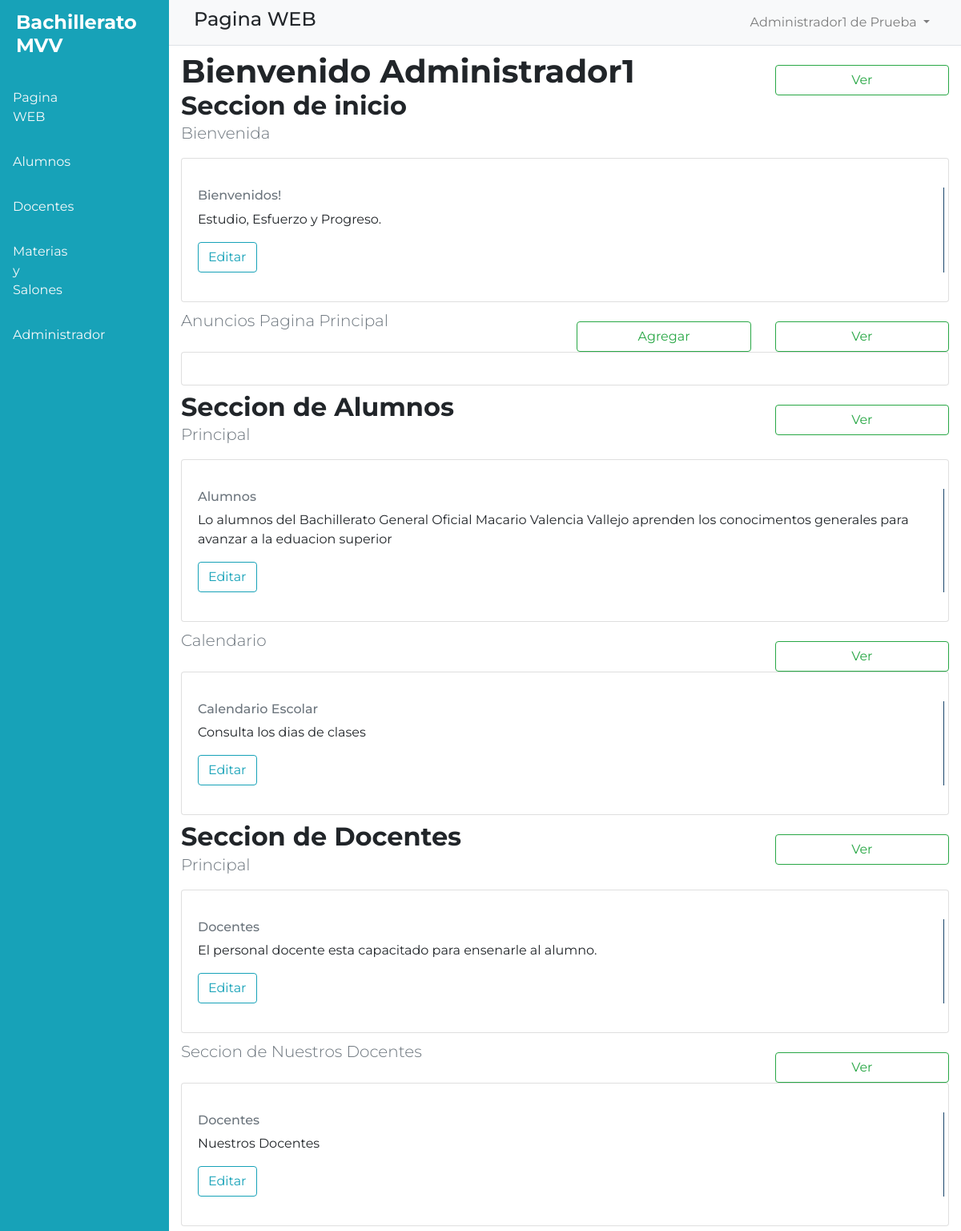
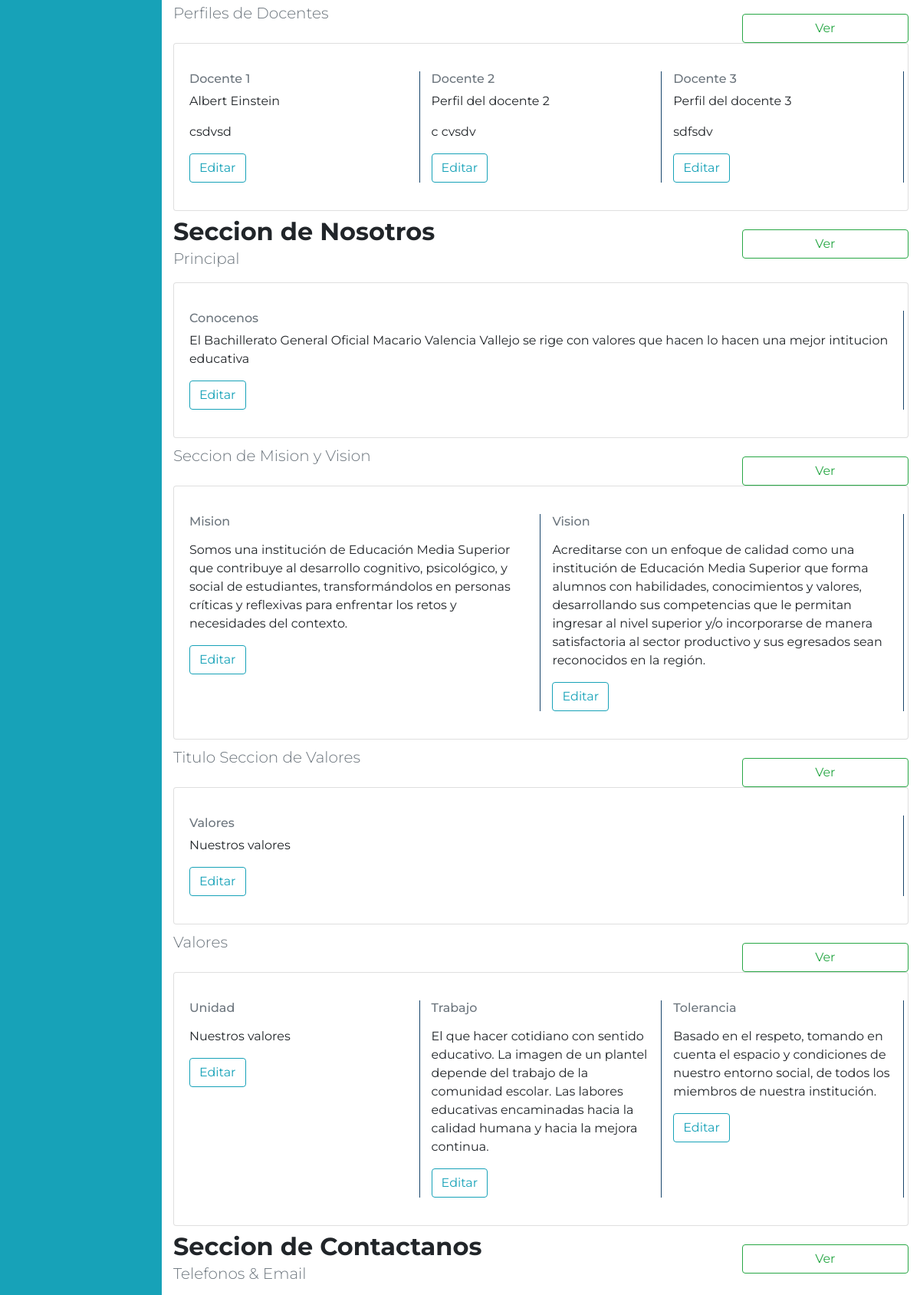
Page /portal-administrativo-web.php (signed in, upper part) on the committed database (2 pictures, top to bottom).
### tables this page shows
CREATE TABLE `secciones_principales` (
  `id` int(11) NOT NULL,
  `titulo` varchar(45) NOT NULL,
  `subtitulo` mediumtext DEFAULT NULL,
  `cuerpo` longtext DEFAULT NULL,
  `imagen` longblob DEFAULT NULL
);

### portal-administrativo-web.php (the view, shortened to what the rows shown need)
<?php include "TEMPLETES/dashboard-admin.php";
?>
      <div class="w-100">
        <div id="content">
           <section>
            <div class="container mt-2">
              <div class="row">
                <div class="col-lg-9">
                  <h1 class="font-weight-bold mb-0">Bienvenido <?php echo $_SESSION["nombre"];?></h1>
                  <h2 class="font-weight-bold mb-0">Seccion de inicio</h2>
                </div>
              </div>
            </div>
          </section>
          <section>
            <div class="container">
              <div class="card">
                <div class="card-body">
                  <div class="row">
                    <?php
                      include "CONF/conexion.php";
                      $sql=$conexion->query("SELECT * FROM secciones_principales WHERE id=1 ");
                      while($datos = $sql->fetch_object()){?>
                      <div class="col-lg-12 stat my-3">
                        <h6 class="text-muted"><?= $datos->titulo ?></h6>
                         <p><?= $datos->subtitulo ?></p>
                         <a href="./editar-seccion-home.php?id=1"><button class="btn btn-outline-info">Editar</button></a>
                      </div>
                      <?php
                      }
                      ?>
                  </div>
                </div>
              </div>
            </div>
          </section>
          <section>
            <div class="container mt-2">
              <div class="row">
                <div class="col-lg-9">
                  <h2 class="font-weight-bold mb-0">Seccion de Alumnos</h2>
                </div>
              </div>
            </div>
          </section>
          <section>
            <div class="container">
              <div class="card">
                <div class="card-body">
                  <div class="row">
                    <?php
                      include "CONF/conexion.php";
                      $sql=$conexion->query("SELECT * FROM secciones_principales WHERE id=2");
                      while($datos = $sql->fetch_object()){?>
                      <div class="col-lg-12 stat my-3">
                        <h6 class="text-muted"><?= $datos->titulo ?></h6>
                         <p><?= $datos->subtitulo ?></p>
                         <a href="./editar-seccion-home.php?id=2"><button class="btn btn-outline-info">Editar</button></a>
                      </div>
                      <?php
                      }
                      ?>
                  </div>
                </div>
              </div>
            </div>
          </section>
          <section>
            <div class="container">
              <div class="card">
                <div class="card-body">
                  <div class="row">
                    <?php
                      include "CONF/conexion.php";
                      $sql=$conexion->query("SELECT * FROM secciones_principales WHERE id=4");
                      while($datos = $sql->fetch_object()){?>
                      <div class="col-lg-12 stat my-3">
                        <h6 class="text-muted"><?= $datos->titulo ?></h6>
                         <p><?= $datos->subtitulo ?></p>
                         <a href="./editar-seccion-home.php?id=4"><button class="btn btn-outline-info">Editar</button></a>
                      </div>
                      <?php
                      }
                      ?>
                  </div>
                </div>
              </div>
            </div>
          </section>
          <section>
            <div class="container mt-2">
              <div class="row">
                <div class="col-lg-9">
                  <h2 class="font-weight-bold mb-0">Seccion de Docentes</h2>
                </div>
              </div>
            </div>
          </section>
          <section>
            <div class="container">
              <div class="card">
                <div class="card-body">
                  <div class="row">
                    <?php
                      include "CONF/conexion.php";
                      $sql=$conexion->query("SELECT * FROM secciones_principales WHERE id=3 ");
                      while($datos = $sql->fetch_object()){?>
                      <div class="col-lg-12 stat my-3">
                        <h6 class="text-muted"><?= $datos->titulo ?></h6>
                         <p><?= $datos->subtitulo ?></p>
                         <a href="./editar-seccion-home.php?id=3"><button class="btn btn-outline-info">Editar</button></a>
                      </div>
                      <?php
                      }
                      ?>
                  </div>
                </div>
              </div>
            </div>
          </section>
          <section>
            <div class="container">
              <div class="card">
                <div class="card-body">
                  <div class="row">
                    <?php
                      include "CONF/conexion.php";
                      $sql=$conexion->query("SELECT * FROM secciones_principales WHERE id=5 ");
                      while($datos = $sql->fetch_object()){?>
                      <div class="col-lg-12 stat my-3">
                        <h6 class="text-muted"><?= $datos->titulo ?></h6>
                         <p><?= $datos->subtitulo ?></p>
                         <a href="./editar-seccion-home.php?id=5"><button class="btn btn-outline-info">Editar</button></a>
                      </div>
                      <?php
                      }
                      ?>
                  </div>
                </div>
              </div>
            </div>
          </section>
          <section>
            <div class="container">
              <div class="card">
                <div class="card-body">
                  <div class="row">
                    <?php
                      include "CONF/conexion.php";
                      $sql=$conexion->query("SELECT * FROM secciones_principales WHERE id=6");
                      while($datos = $sql->fetch_object()){?>
                      <div class="col-lg-4 stat my-3">
                        <h6 class="text-muted"><?= $datos->titulo ?></h6>
                         <p><?= $datos->subtitulo ?></p>
                         <p><?= $datos->cuerpo ?></p>
                         <a href="./editar-seccion-home.php?id=6"><button class="btn btn-outline-info">Editar</button></a>
                      </div>
                      <?php
                      }
                      ?>
                      <?php
                      include "CONF/conexion.php";
                      $sql=$conexion->query("SELECT * FROM secciones_principales WHERE id=7");
                      while($datos = $sql->fetch_object()){?>
                      <div class="col-lg-4 stat my-3">
                        <h6 class="text-muted"><?= $datos->titulo ?></h6>
                         <p><?= $datos->subtitulo ?></p>
                         <p><?= $datos->cuerpo ?></p>
                         <a href="./editar-seccion-home.php?id=7"><button class="btn btn-outline-info">Editar</button></a>
                      </div>
                      <?php
                      }
                      ?>
                      <?php
                      include "CONF/conexion.php";
                      $sql=$conexion->query("SELECT * FROM secciones_principales WHERE id=8");
                      while($datos = $sql->fetch_object()){?>
                      <div class="col-lg-4 stat my-3">
                        <h6 class="text-muted"><?= $datos->titulo ?></h6>
                         <p><?= $datos->subtitulo ?></p>
                         <p><?= $datos->cuerpo ?></p>
                         <a href="./editar-seccion-home.php?id=8"><button class="btn btn-outline-info">Editar</button></a>
                      </div>
                      <?php
                      }
                      ?>
                  </div>
                </div>
              </div>
            </div>
          </section>
          <section id="">
            <div class="container mt-2">
              <div class="row">
                <div class="col-lg-9">
                  <h2 class="font-weight-bold mb-0">Seccion de Nosotros</h2>
                </div>
              </div>
            </div>
          </section>
          <section>
            <div class="container">
              <div class="card">
                <div class="card-body">
                  <div class="row">
                    <?php
                      include "CONF/conexion.php";
                      $sql=$conexion->query("SELECT * FROM secciones_principales WHERE id=9 ");
                      while($datos = $sql->fetch_object()){?>
                      <div class="col-lg-12 stat my-3">
                        <h6 class="text-muted"><?= $datos->titulo ?></h6>
                         <p><?= $datos->subtitulo ?></p>
                         <a href="./editar-seccion-home.php?id=9"><button class="btn btn-outline-info">Editar</button></a>
                      </div>
                      <?php
                      }
                      ?>
                  </div>
                </div>
              </div>
            </div>
          </section>
          <section>
            <div class="container">
              <div class="card">
                <div class="card-body">
                  <div class="row">
                    <?php
                      include "CONF/conexion.php";
                      $sql=$conexion->query("SELECT * FROM secciones_principales WHERE id=10 ");
                      while($datos = $sql->fetch_object()){?>
                      <div class="col-lg-6 stat my-3">
                        <h6 class="text-muted"><?= $datos->titulo ?></h6>
                         <p><?= $datos->cuerpo ?></p>
                         <a href="./editar-seccion-home.php?id=10"><button class="btn btn-outline-info">Editar</button></a>
                      </div>
                      <?php
                      }
                      ?>
                      <?php
                      include "CONF/conexion.php";
                      $sql=$conexion->query("SELECT * FROM secciones_principales WHERE id=11 ");
                      while($datos = $sql->fetch_object()){?>
                      <div class="col-lg-6 stat my-3">
                        <h6 class="text-muted"><?= $datos->titulo ?></h6>
                         <p><?= $datos->cuerpo ?></p>
                         <a href="./editar-seccion-home.php?id=11"><button class="btn btn-outline-info">Editar</button></a>
                      </div>
                      <?php
                      }
                      ?>
                  </div>
                </div>
              </div>
            </div>
          </section>
          <section>
            <div class="container">
              <div class="card">
                <div class="card-body">
                  <div class="row">
                    <?php
                      include "CONF/conexion.php";
                      $sql=$conexion->query("SELECT * FROM secciones_principales WHERE id=12 ");
                      while($datos = $sql->fetch_object()){?>
                      <div class="col-lg-12 stat my-3">
                        <h6 class="text-muted"><?= $datos->titulo ?></h6>
                         <p><?= $datos->subtitulo ?></p>
                         <a href="./editar-seccion-home.php?id=12"><button class="btn btn-outline-info">Editar</button></a>
                      </div>
                      <?php
                      }
                      ?>
                  </div>
                </div>
              </div>
            </div>
          </section>
          <section>
            <div class="container">
              <div class="card">
                <div class="card-body">
                  <div class="row">
                    <?php
                      include "CONF/conexion.php";
                      $sql=$conexion->query("SELECT * FROM secciones_principales WHERE id=13 ");
                      while($datos = $sql->fetch_object()){?>
                      <div class="col-lg-4 stat my-3">
                        <h6 class="text-muted"><?= $datos->titulo ?></h6>
                         <p><?= $datos->cuerpo ?></p>
                         <a href="./editar-seccion-home.php?id=13"><button class="btn btn-outline-info">Editar</button></a>
                      </div>
                      <?php
                      }
                      ?>
                       <?php
                      include "CONF/conexion.php";
                      $sql=$conexion->query("SELECT * FROM secciones_principales WHERE id=14 ");
                      while($datos = $sql->fetch_object()){?>
                      <div class="col-lg-4 stat my-3">
                        <h6 class="text-muted"><?= $datos->titulo ?></h6>
                         <p><?= $datos->cuerpo ?></p>
                         <a href="./editar-seccion-home.php?id=14"><button class="btn btn-outline-info">Editar</button></a>
                      </div>
                      <?php
                      }
                      ?>
                       <?php
                      include "CONF/conexion.php";
                      $sql=$conexion->query("SELECT * FROM secciones_principales WHERE id=15 ");
                      while($datos = $sql->fetch_object()){?>
                      <div class="col-lg-4 stat my-3">
                        <h6 class="text-muted"><?= $datos->titulo ?></h6>
                         <p><?= $datos->cuerpo ?></p>
                         <a href="./editar-seccion-home.php?id=15"><button class="btn btn-outline-info">Editar</button></a>
                      </div>
                      <?php
                      }
                      ?>
                  </div>
                </div>
              </div>
            </div>
          </section>
          <section>
            <div class="container mt-2">
              <div class="row">
                <div class="col-lg-9">
                 <h2 class="font-weight-bold mb-0">Seccion de Contactanos</h2>
                </div>
              </div>
            </div>
          </section>
        </div>
      </div>
<?php include "TEMPLETES/pie-dashboard-admin.php";?>

### rows in the picture
secciones_principales: titulo "Bienvenidos!", subtitulo "Estudio, Esfuerzo y Progreso."
secciones_principales: titulo "Alumnos", subtitulo "Lo alumnos del Bachillerato General Oficial Macario Valencia Vallejo aprenden los conocimentos generales para avanzar a la eduacion superior"
secciones_principales: titulo "Calendario Escolar", subtitulo "Consulta los dias de clases"
secciones_principales: titulo "Docentes", subtitulo "El personal docente esta capacitado para ensenarle al alumno."
secciones_principales: titulo "Docentes", subtitulo "Nuestros Docentes"
secciones_principales: titulo "Docente 1", subtitulo "Albert Einstein", cuerpo "csdvsd"
secciones_principales: titulo "Docente 2", subtitulo "Perfil del docente 2", cuerpo "c cvsdv"
secciones_principales: titulo "Docente 3", subtitulo "Perfil del docente 3", cuerpo "sdfsdv"
secciones_principales: titulo "Conocenos", subtitulo "El Bachillerato General Oficial Macario Valencia Vallejo se rige con valores que hacen lo hacen una mejor intitucion educativa"
secciones_principales: titulo "Mision", cuerpo "Somos una institución de Educación Media Superior que contribuye al desarrollo cognitivo, psicológico, y social de estudiantes, transformándolos en personas críticas y reflexivas para enfrentar los retos y necesidades del contexto."
secciones_principales: titulo "Vision", cuerpo "Acreditarse con un enfoque de calidad como una institución de Educación Media Superior que forma alumnos con habilidades, conocimientos y valores, desarrollando sus competencias que le permitan ingresar al nivel superior y/o incorporarse de manera satisfactoria al sector productivo y sus egresados sean reconocidos en la región."
secciones_principales: titulo "Valores", subtitulo "Nuestros valores"
secciones_principales: titulo "Unidad", cuerpo "Nuestros valores"
secciones_principales: titulo "Trabajo", cuerpo "El que hacer cotidiano con sentido educativo. La imagen de un plantel depende del trabajo de la comunidad escolar. Las labores educativas encaminadas hacia la calidad humana y hacia la mejora continua."
secciones_principales: titulo "Tolerancia", cuerpo "Basado en el respeto, tomando en cuenta el espacio y condiciones de nuestro entorno social, de todos los miembros de nuestra institución."

### other values in the picture
$_SESSION["nombre"] "Administrador1"
$_SESSION["apellidop"] "de"
$_SESSION["apellidom"] "Prueba"
